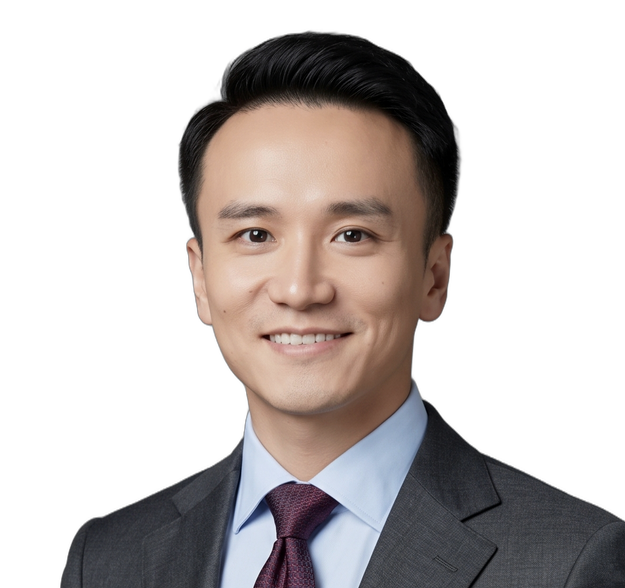
#> input picture assets/team/original/harley.png, 625 x 588 px
$ python prepare.py
#> lines starting #> are read from the running program, lines starting #| are printed output that depends on the picture
# Prepares the team photos in this folder from the cut-outs in original/:
# a square head-and-shoulders crop on a light backdrop, at twice the display size, as WebP.
# Needs Python with Pillow and numpy:  python3 assets/team/prepare.py [preview.png]
# The page build (build.mjs) needs neither; it embeds <key>.webp for each person its switches show.
import io, os, sys
import numpy as np
from PIL import Image

ROOT = os.path.dirname(os.path.abspath(__file__)) + '/'
SRC = ROOT + 'original/'
CROP = 540        # square taken from the supplied photo, in its own pixels
ABOVE = 56        # space kept above the top of the hair
SIZE = 192        # output pixels: shown at 96 px
QUALITY = 74
# Per person: horizontal centre of the head and the top of the hair, in the supplied photo's pixels.
PEOPLE = {
    'harley': dict(src='harley.png', centre=320, top=32),
    'ben': dict(src='ben.png', centre=323, top=65),
    'andy': dict(src='andy.png', centre=290, top=56),
}

def backdrop(n):
    y, x = np.mgrid[0:n, 0:n] / (n - 1)
    t = ((x + y) / 2)[..., None]
    rgb = (np.array([245, 245, 245]) * (1 - t) + np.array([226, 226, 226]) * t).astype(np.uint8)
    return Image.fromarray(np.dstack([rgb, np.full((n, n), 255, np.uint8)]), 'RGBA')

def portrait(p, size=SIZE):
#> called with size = 192
    im = Image.open(SRC + p['src']).convert('RGBA')
#> im is the input picture: PIL image 625x588 RGBA; mean R, G, B, A 52.4, 46.3, 44.7, 109.8
    square = Image.new('RGBA', (CROP, CROP), (0, 0, 0, 0))
#> square: PIL image 540x540 RGBA; every value is 0
    square.alpha_composite(im, (CROP // 2 - p['centre'], ABOVE - p['top']))
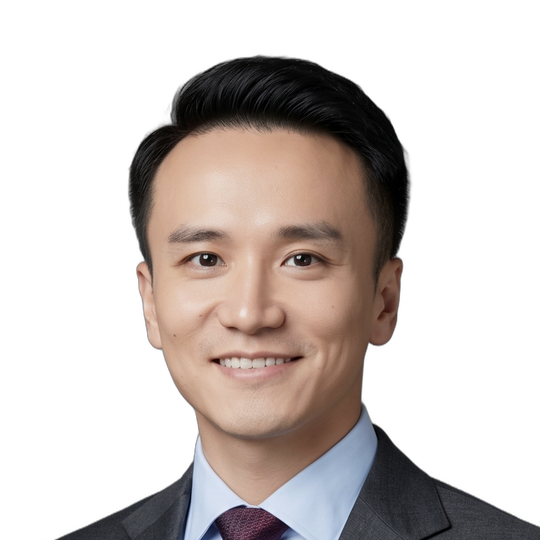
#> square: PIL image 540x540 RGBA; mean R, G, B, A 54.3, 46.4, 43.2, 103.5; transparent parts drawn white
    small = square.convert('RGBa').resize((size, size), Image.LANCZOS).convert('RGBA')
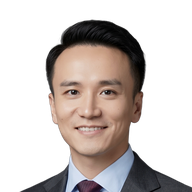
#> small: PIL image 192x192 RGBA; mean R, G, B, A 55.1, 47.1, 43.9, 103.5; transparent parts drawn white
    out = backdrop(size)
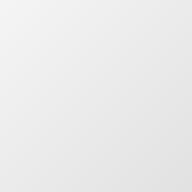
#> out: PIL image 192x192 RGBA; mean R, G, B, A 235, 235, 235, 255
    out.alpha_composite(small)
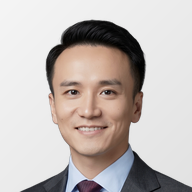
#> out: PIL image 192x192 RGBA; mean R, G, B, A 193.6, 185.8, 182.6, 255
    return out.convert('RGB')

if __name__ == '__main__':
    made = []
    for key, p in PEOPLE.items():
        im = portrait(p)
        buf = io.BytesIO(); im.save(buf, 'WEBP', quality=QUALITY, method=6)
        open(ROOT + key + '.webp', 'wb').write(buf.getvalue())
        made.append(im)
        print(f'{key:7} {SIZE}x{SIZE}  {buf.tell() / 1024:.1f} KB')
#> pass 2 of the loop `for key, p in PEOPLE.items():`:
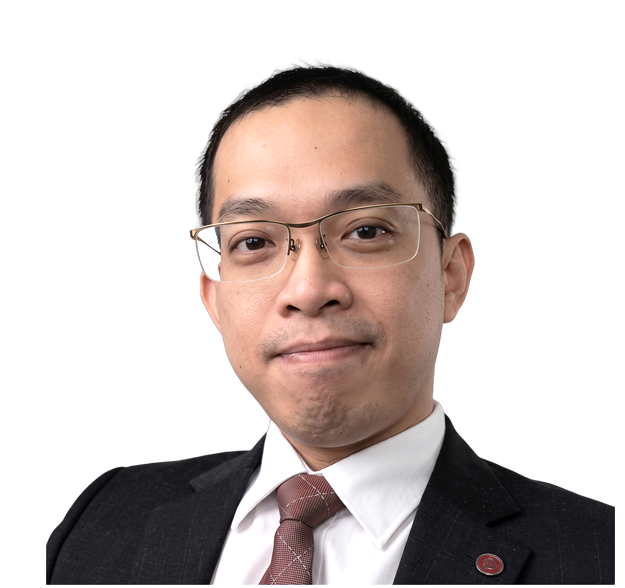
#> input picture assets/team/original/ben.png, 625 x 588 px
#> in portrait, im is the input picture: PIL image 625x588 RGBA; mean R, G, B, A 56, 46.5, 43.8, 105.5
#> in portrait (call 2), `small = square.convert('RGBa').resize((size, size), Image.LANCZOS).con..`:
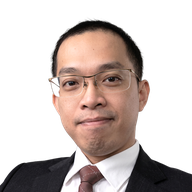
#> small: PIL image 192x192 RGBA; mean R, G, B, A 65.2, 53.5, 49.8, 114.2; transparent parts drawn white
#> in portrait (call 2), `out.alpha_composite(small)`:
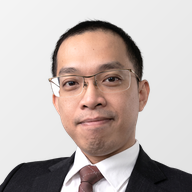
#> out: PIL image 192x192 RGBA; mean R, G, B, A 193, 181.6, 178, 255
#> pass 3 of the loop `for key, p in PEOPLE.items():`:
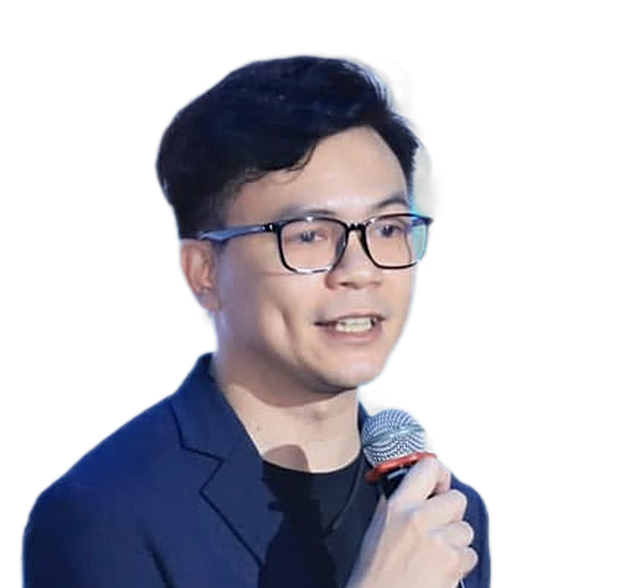
#> input picture assets/team/original/andy.png, 625 x 588 px
#> in portrait, im is the input picture: PIL image 625x588 RGBA; mean R, G, B, A 40.9, 39.5, 47.7, 102.5
#> in portrait (call 3), `small = square.convert('RGBa').resize((size, size), Image.LANCZOS).con..`:
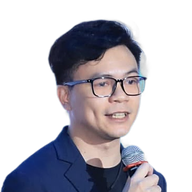
#> small: PIL image 192x192 RGBA; mean R, G, B, A 46.3, 44.1, 52.3, 109.7; transparent parts drawn white
#> in portrait (call 3), `out.alpha_composite(small)`:
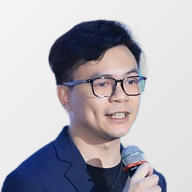
#> out: PIL image 192x192 RGBA; mean R, G, B, A 178.3, 175.8, 183.4, 255
    if len(sys.argv) > 1:
        sheet = Image.new('RGB', (SIZE * len(made) + 32 * (len(made) + 1), SIZE + 64), (22, 22, 22))
        for i, im in enumerate(made): sheet.paste(im, (32 + i * (SIZE + 32), 32))
        sheet.save(sys.argv[1])
